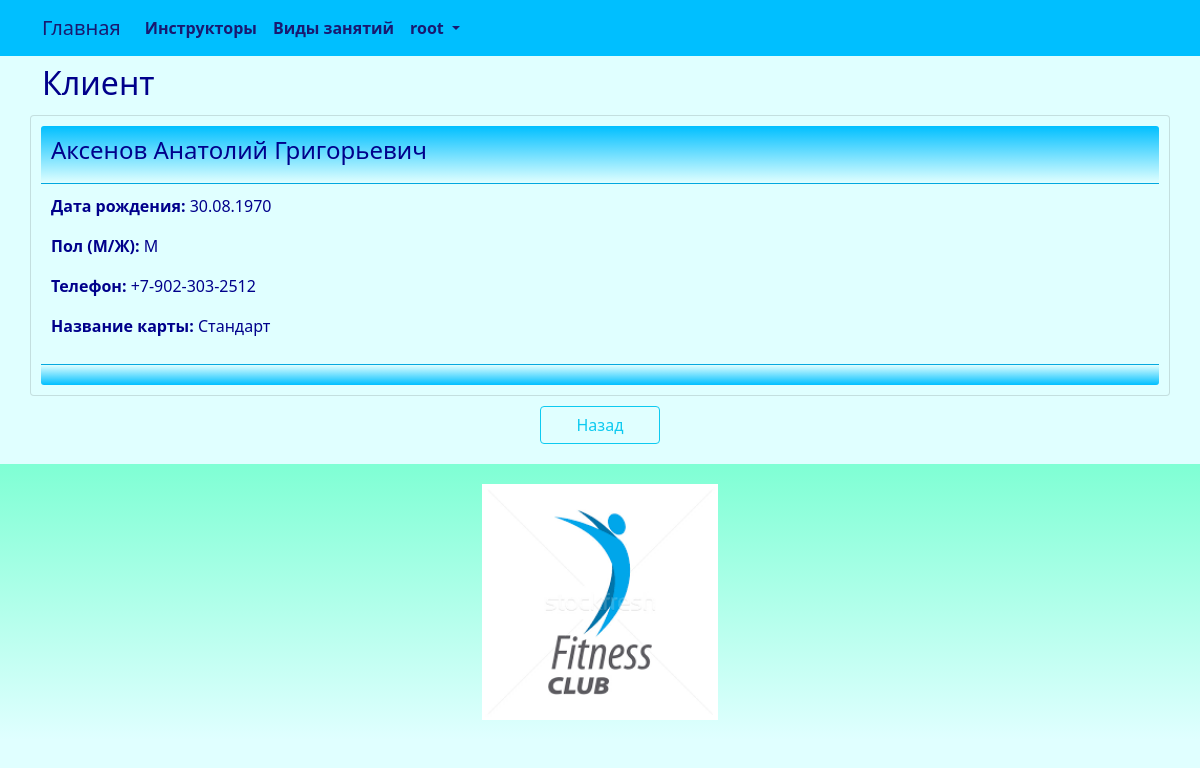
Screenshot of /client/read/6/ (signed in) with the database file from the repository.
### club/models.py (models this page shows, shortened)
class Client(models.Model):
    SEX_CHOICES = (
        ('М','М'),
        ('Ж', 'Ж'),
    )
    full_name = models.CharField(_('full_name'), max_length=128)
    birthday = models.DateTimeField(_('birthday'))
    sex = models.CharField(_('sex'), max_length=1, choices=SEX_CHOICES, default='М')
    phone = models.CharField(_('phone'), max_length=64)
    card = models.ForeignKey(Card, related_name='client_card', on_delete=models.CASCADE)
    class Meta:
        db_table = 'client'
        indexes = [
            models.Index(fields=['full_name']),
        ]
        ordering = ['full_name']

class Card(models.Model):
    card_title = models.CharField(_('card_title'), max_length=255, unique=True)
    class Meta:
        db_table = 'card'
        ordering = ['card_title']
    def __str__(self):
        return "{}".format(self.card_title)

### club/views.py (the view)
# urls.py: path('client/read/<int:id>/', views.client_read, name='client_read'),
@login_required
@user_passes_test(lambda u: u.is_superuser)
def client_read(request, id):
    try:
        client = Client.objects.get(id=id)
        return render(request, "client/read.html", {"client": client})
    except Client.DoesNotExist:
        return HttpResponseNotFound("<h2>Client not found</h2>")
    except Exception as exception:
        print(exception)
        return HttpResponse(exception)

### templates/client/read.html (shortened to what this page needs)
{% extends "base.html" %}
{% load i18n %}
{% block content %}
<h2>{% trans "client" %}</h2>
<div class="row justify-content-center">
	<div class="card" style="width:100%">
		<div class="card-header">
			<h4>{{ client.full_name }}</h4>
		</div>
		<div class="card-body">
			<p><strong>{% trans "birthday" %}: </strong>{{ client.birthday | date:"d.m.Y"  }}</p>
			<p><strong>{% trans "sex" %}: </strong>{{ client.sex }}</p>
			<p><strong>{% trans "phone" %}: </strong>{{ client.phone }}</p>
			<p><strong>{% trans "card_title" %}: </strong>{{ client.card }}</p>
		</div>
		<div class="card-footer">
		</div>
	</div>
	<br>
	<div class="div-button-center">
		<a class="btn btn-outline-info" style="width:120px" href="{% url 'client_index' %}">{% trans "Back" %}</a>
	</div>
</div>
{% endblock content %}

### templates/base.html (shortened to what this page needs)
<!DOCTYPE html>
{% load static %}
{% load i18n %}
<html>
	<head>
		<link rel="stylesheet" href="{% static 'css/bootstrap.min.css' %}">
		<link rel="stylesheet" href="{% static 'css/styles.css' %}" />
	</head>
	<nav class="navbar navbar-expand-lg justify-content-center">
		<div class="container">
			<div class="collapse navbar-collapse" id="mainMenu">
				<ul class="navbar-nav me-auto mb-2 mb-lg-0">
					<a class="navbar-brand" href="{{ HTTP_HOST }}/">{% trans "Home" %}</a>
					<li class="nav-item">
						<a class="nav-link" href="{% url 'instructor_list' %}">{% trans "instructors" %}</a>
					</li>
					<li class="nav-item">
						<a class="nav-link" href="{% url 'kind_list' %}">{% trans "kinds" %}</a>
					</li>
					{% if user.is_authenticated %}
					<li class="nav-item dropdown">
						<a class="nav-link dropdown-toggle" href="#" id="navbarDropdown" role="button" data-bs-toggle="dropdown" aria-expanded="false">
							{{ user.username }}
						</a>
					</li>
					{% else %}
					<form class="form-inline ml-auto">
						<a href="{% url 'login' %}" class="btn btn-outline-secondary">{% trans "Log In" %}</a>
						<a href="{% url 'signup' %}" class="btn btn-primary ml-2">{% trans "Sign up" %}</a>
					</form>
					{% endif %}
				</ul>
			</div>
		</div>
	</nav>
	<body>
		<div class="container">
			{% block content%}{% endblock content %}
		</div>
	</body>
	<footer class="container-fluid text-center bg-lightgray">
		<div class="copyrights">
			<img src="{% static 'images/logo.png' %}" alt="logo" style="height:256px; padding: 10px;">
		</div>
	</footer>
</html>

### static/css/styles.css (style rules this page uses)
:root { --navbar-background-color: DeepSkyBlue; --navbar-text-color: MidnightBlue; --main-background-color-light: LightCyan; --main-background-color-dark: DeepSkyBlue; --main-text-color: DarkBlue; --main-header-color: DarkBlue; --main-text-attention-color: Purple; --footer-background-color-light: LightCyan; --footer-background-color-dark: Aquamarine; --footer-text-color: Teal; --card-background-color-light: LightCyan; --card-background-color-dark: DeepSkyBlue; --card-text-color: SeaGreen; --table-background-color-light: LightCyan; --table-background-color-dark: #F5F5F5; --table-text-color: DarkBlue; --star-size: 30px; --star-color: LightYellow; --star-background: Yellow ; }
.navbar { background-color: var(--navbar-background-color); color: var(--navbar-text-color); }
.navbar .navbar-nav, .navbar .navbar-nav .navbar-text { color: var(--navbar-text-color); }
.navbar ul { background-color: var(--navbar-background-color); color: var(--navbar-text-color); }
.navbar li { background-color: var(--navbar-background-color); color: var(--navbar-text-color); }
.navbar a { background-color: var(--navbar-background-color); color: var(--navbar-text-color); }
.navbar-brand { background-color: var(--navbar-background-color); color: var(--navbar-text-color); }
.nav-item { background-color: var(--navbar-background-color); color: var(--navbar-text-color); font-weight: bold; }
body { background-color: var(--main-background-color-light); }
h1, h2, h3, h4, h5, h6 { color: var(--main-header-color); }
p, ul, li, label { color: var(--main-text-color); }
.card { background-color: var(--card-background-color-light); color: var(--card-text-color); margin-top: 5px; padding: 10px; }
.card-header { background-image: linear-gradient(top, var(--card-background-color-dark), var(--card-background-color-light)); background-image: -o-linear-gradient(top, var(--card-background-color-dark), var(--card-background-color-light)); background-image: -moz-linear-gradient(top, var(--card-background-color-dark), var(--card-background-color-light)); background-image: -webkit-linear-gradient(top, var(--card-background-color-dark), var(--card-background-color-light)); color: var(--card-text-color); padding: 10px; }
.card-body { background-color: var(--card-background-color-light); color: var(--card-text-color); padding: 10px; }
.card-footer { background-image: linear-gradient(top, var(--card-background-color-light), var(--card-background-color-dark)); background-image: -o-linear-gradient(top, var(--card-background-color-light), var(--card-background-color-dark)); background-image: -moz-linear-gradient(top, var(--card-background-color-light), var(--card-background-color-dark)); background-image: -webkit-linear-gradient(top, var(--card-background-color-light), var(--card-background-color-dark)); color: var(--card-text-color); padding: 10px; }
.div-button-center { text-align: center; padding: 10px; }
footer { background-image: linear-gradient(top, var(--footer-background-color-dark), var(--footer-background-color-light)); background-image: -o-linear-gradient(top, var(--footer-background-color-dark), var(--footer-background-color-light)); background-image: -moz-linear-gradient(top, var(--footer-background-color-dark), var(--footer-background-color-light)); background-image: -webkit-linear-gradient(top, var(--footer-background-color-dark), var(--footer-background-color-light)); margin-top: 10px; padding: 10px; }

### rows the page displays
Client: full_name "Аксенов Анатолий Григорьевич", birthday "30.08.1970", sex "М", phone "+7-902-303-2512", card "Стандарт"

### other values shown
{{ user.username }} "root"
